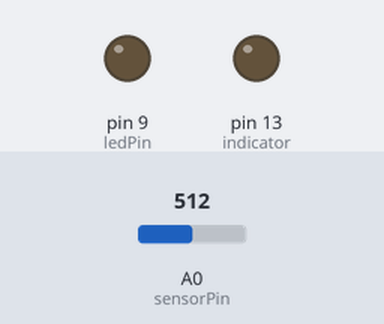
Simulated run of this sketch. Board: Arduino Uno, built with avr-gcc and run on an emulated ATmega328P. On the bench: output pins drawn as LEDs (lit = HIGH). The inputs (shaded band) are chosen by the test bench; at power-on: A0 (sensorPin) = 512.

Above: at 6.2 s.
6.3 s: A0 (sensorPin) set to 306
At 6.9 s:
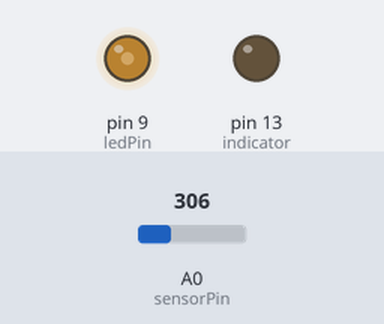
7.8 s: A0 (sensorPin) set to 170
At 9.0 s:
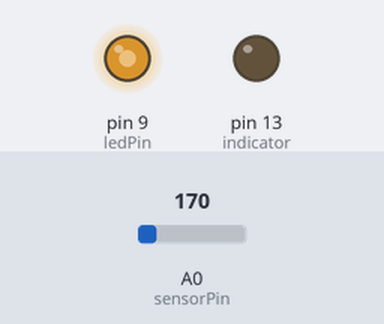
9.3 s: A0 (sensorPin) set to 122
At 10.3 s:
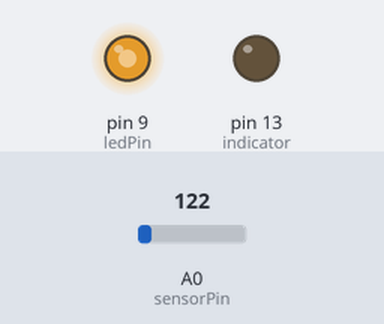
Timing chart, 0 to 12.3 s (numbered marks = the images above; inputs shaded):
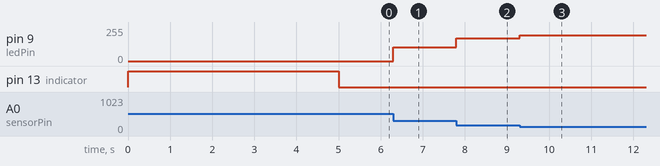

Measured:
- after the input at 6.3 s, pin 9 (ledPin): 0/255 → 102/255 at once
- after the input at 7.8 s, pin 9 (ledPin): 102/255 → 170/255 at once
- after the input at 9.3 s, pin 9 (ledPin): 170/255 → 194/255 at once

The sketch:

photo-calibration.ino
```cpp
/**
 * File              : photo-calibration.ino
 * Author            : Wayne Yeo [fishnsotong] <wwzyeo@gmail.com>
 * Date              : 2020-03-10T13:02:19+0800
 * Last Modified Date: 2020-03-10T17:46:16+0800
 * Last Modified By  : Wayne Yeo [fishnsotong] <wwzyeo@gmail.com>
 */

const int sensorPin = A0;
const int ledPin = 9;
const int indicator = 13;

int sensorValue = 0;
int sensorMin = 1023;
int sensorMax = 0;

void setup() {
  pinMode(ledPin, OUTPUT);
  pinMode(indicator, OUTPUT);
  digitalWrite(indicator, HIGH);

  while (millis() < 5000) {
    sensorValue = analogRead(sensorPin);

    if (sensorValue < sensorMax) {
      sensorMax = sensorValue;
    }

    if (sensorValue < sensorMin) {
      sensorMin = sensorValue;
    }
  }
  digitalWrite(indicator, LOW);
}

void loop() {
  sensorValue = analogRead(sensorPin);
  sensorValue = map(sensorValue, sensorMin, sensorMax, 0, 255);
  sensorValue = constrain(sensorValue, 0, 255);
  analogWrite(ledPin, sensorValue);
}
```

stable.cpp
```cpp
/**
 * File              : main.cpp
 * Author            : Wayne Yeo [fishnsotong] <wwzyeo@gmail.com>
 * Date              : 2020-02-24T15:12:24+0800
 * Last Modified Date: 2020-03-11T18:02:46+0800
 * Last Modified By  : Wayne Yeo [fishnsotong] <wwzyeo@gmail.com>
 */

#include <Arduino.h>
#include <Servo.h>
#include "Button.h"

Servo servoPbsAir;
Servo servoPbsToggle;
Servo servoImidAir;
Servo servoImidToggle;

int controls[] = {7, 6, 5};

int posPbsAir = 0;
int posPbsToggle = 90; // default CLOSED
int posImidAir = 90;
int posImidToggle = 45; // default CLOSED

int testLight = 13;

void resetSystem();
void blink();

void pbsDispense();
void pbsCollect();

void imidDispense();
void imidCollect();

// main outlet of the device
// open before each action and close after dispensing PBS
// 90-135 deg
void mainToggleOpen_PBS();
void mainToggleClose_PBS();

// open before each action and close after dispending Imid
// 0-135 deg
void mainToggleOpen_IMID();
void mainToggleClose_IMID();

// toggle to switch between PBS and imidazole action
void imidToggleOpen_HIGH();
void imidToggleOpen_LOW();
void imidToggleClose_HIGH();
void imidToggleClose_LOW();

void setup() {

  for (int a = 0; a < 3; a++) {
    pinMode(controls[a], INPUT);
  }

  servoPbsAir.attach(9);
  servoPbsToggle.attach(10);
  servoImidAir.attach(11);
  servoImidToggle.attach(3);

  pinMode(testLight, OUTPUT);
  digitalWrite(testLight, LOW);

  servoPbsToggle.write(posPbsToggle);
  servoImidToggle.write(posImidToggle);
  resetSystem();
}

void loop() {

  if (digitalRead(controls[0]) == HIGH) {

    digitalWrite(testLight, HIGH);
    pbsDispense();
    mainToggleOpen_PBS();

    delay(15000);

    mainToggleClose_PBS();
    pbsCollect();
    digitalWrite(testLight, LOW);

  } else if (digitalRead(controls[1]) == HIGH) {

    digitalWrite(testLight, HIGH);
    imidToggleClose_LOW();
    mainToggleOpen_IMID();
    imidDispense();

    delay(15000);

    mainToggleClose_IMID();
    digitalWrite(testLight, LOW);

  } else if (digitalRead(controls[2]) == HIGH) {

    digitalWrite(testLight, HIGH);
    imidToggleOpen_HIGH();
    imidCollect();

    delay(5000);

    imidToggleClose_HIGH();
    mainToggleOpen_IMID();
    imidDispense();

    delay(15000);

    mainToggleClose_IMID();
    mainToggleOpen_PBS();
    pbsDispense();

    delay(15000);

    mainToggleClose_PBS();
    pbsCollect();

    delay(5000);

    imidToggleOpen_LOW();
    imidCollect();

    delay(5000);

    digitalWrite(testLight, LOW);

  }
}

void resetSystem() {
  mainToggleClose_PBS();
  pbsCollect();
  delay(5000);
  imidToggleOpen_LOW();
  imidCollect();
  delay(5000);

  blink();
  blink();
  blink();
}

void blink() {
  digitalWrite(testLight, HIGH);
  delay(200);
  digitalWrite(testLight, LOW);
  delay(200);
}

void pbsDispense() {
  for (posPbsAir = 0; posPbsAir <= 90; posPbsAir += 1) {
      servoPbsAir.write(posPbsAir);
      delay(15);
    }
}

void pbsCollect() {
  for (posPbsAir = 90; posPbsAir >= 0; posPbsAir -= 1) {
      servoPbsAir.write(posPbsAir);
      delay(15);
    }
}

void imidDispense() {
  for (posImidAir = 90; posImidAir >= 0; posImidAir -= 1) {
      servoImidAir.write(posImidAir);
      delay(15);
    }
}

void imidCollect() {
  for (posImidAir = 0; posImidAir <= 90; posImidAir += 1) {
      servoImidAir.write(posImidAir);
      delay(15);
    }
}

void mainToggleOpen_PBS() {
  for (posPbsToggle = 135; posPbsToggle >= 90; posPbsToggle -= 1) {
      servoPbsToggle.write(posPbsToggle);
      delay(15);
  }
}

void mainToggleClose_PBS() {
  for (posPbsToggle = 90; posPbsToggle <= 135; posPbsToggle += 1) {
      servoPbsToggle.write(posPbsToggle);
      delay(15);
    }
}

void mainToggleOpen_IMID() {
  for (posPbsToggle = 135; posPbsToggle >= 0; posPbsToggle -= 1) {
      servoPbsToggle.write(posPbsToggle);
      delay(15);
    }
}

void mainToggleClose_IMID() {
  for (posPbsToggle = 0; posPbsToggle <= 135; posPbsToggle += 1) {
      servoPbsToggle.write(posPbsToggle);
      delay(15);
    }
}

void imidToggleOpen_LOW() {
  for (posImidToggle = 45; posImidToggle <= 90; posImidToggle += 1) {
    servoImidToggle.write(posImidToggle);
    delay(15);
  }
}

void imidToggleClose_LOW() {
  for (posImidToggle = 90; posImidToggle >= 45; posImidToggle -= 1) {
    servoImidToggle.write(posImidToggle);
    delay(15);
  }
}

void imidToggleOpen_HIGH() {
  for (posImidToggle = 45; posImidToggle <= 180; posImidToggle += 1) {
      servoImidToggle.write(posImidToggle);
      delay(15);
    }
}

void imidToggleClose_HIGH() {
  for (posImidToggle = 180; posImidToggle >= 45; posImidToggle -= 1) {
      servoImidToggle.write(posImidToggle);
      delay(15);
    }
}

/* TODO:
 * 1. For some reason, the reset button does not function correctly.
 *    Control 3 seems to work fine as a reset function, however.
 */
```

version-1.cpp
```cpp
/**
 * File              : working.cpp
 * Author            : Wayne Yeo [fishnsotong] <wwzyeo@gmail.com>
 * Date              : 2020-02-24T15:12:24+0800
 * Last Modified Date: 2020-03-03T19:26:29+0800
 * Last Modified By  : Wayne Yeo [fishnsotong] <wwzyeo@gmail.com>
 */
#include <Arduino.h>
#include <Servo.h>
#include "Button.h"

Servo servoPbsAir;
Servo servoPbsToggle;
Servo servoImidAir;
Servo servoImidToggle;

int controls[] = {7, 6, 5};

int posPbsAir = 0;    // immediately sucks Pbs up when turned on
int posPbsToggle = 135;
int posImidAir = 90; //immediately sucks Imid up when turned on
int posImidToggle = 90; // open to low conc Imid + Pbs when turned on

int testLight = 13;

void setup() {

  for (int a = 0; a < 3; a++) {
    pinMode(controls[a], INPUT);
  }

  servoPbsAir.attach(9);  // attaches the servo on pin 9 to the servo object
  servoPbsToggle.attach(10);
  servoImidAir.attach(11);
  servoImidToggle.attach(3);

  pinMode(testLight, OUTPUT);
  digitalWrite(testLight, LOW);

  servoPbsAir.write(posPbsAir);
}

void loop() {

  if (digitalRead(controls[0]) == HIGH) {
    digitalWrite(testLight, HIGH);

    // creating negative pressure in the well
    for (posPbsAir = 0; posPbsAir <= 90; posPbsAir += 1) {
      servoPbsAir.write(posPbsAir);
      delay(15);
    }
    for (posPbsToggle = 135; posPbsToggle >= 90; posPbsToggle -= 1) {
      servoPbsToggle.write(posPbsToggle);
      delay(15);
    }
    // yes, it takes that long to dispense through the column
    delay(15000);

    for (posPbsToggle = 90; posPbsToggle <= 135; posPbsToggle += 1) {
      servoPbsToggle.write(posPbsToggle);
      delay(15);
    }
    for (posPbsAir = 90; posPbsAir >= 0; posPbsAir -= 1) {
      servoPbsAir.write(posPbsAir);
      delay(15);
    }
    digitalWrite(testLight, LOW);

  } else if (digitalRead(controls[1]) == HIGH) {
    digitalWrite(testLight, HIGH);

    for (posImidToggle = 90; posImidToggle <= 135; posImidToggle += 1) {
      servoImidToggle.write(posImidToggle);
      delay(15);
    } // close the Imid valve

    for (posPbsToggle = 135; posPbsToggle >= 0; posPbsToggle -= 1) {
      servoPbsToggle.write(posPbsToggle);
      delay(15);
    } // open outlet

    for (posImidAir = 90; posImidAir >= 0; posImidAir -= 1) {
      servoImidAir.write(posImidAir);
      delay(15);
    } // dispense Imid.
    // yes, it takes that long to dispense through the column
    delay(15000);

    for (posPbsToggle = 0; posPbsToggle <= 135; posPbsToggle += 1) {
      servoPbsToggle.write(posPbsToggle);
      delay(15);
    } // close outlet

    digitalWrite(testLight, LOW);

  } else if (digitalRead(controls[2]) == HIGH) {
    digitalWrite(testLight, HIGH);

    for (posImidToggle = 135; posImidToggle <= 180; posImidToggle += 1) {
      servoImidToggle.write(posImidToggle);
      delay(15);
    } // open the Imid valve to high conc.

    for (posImidAir = 0; posImidAir <= 90; posImidAir += 1) {
      servoImidAir.write(posImidAir);
      delay(15);
    } // suck high conc Imid.

    delay(7500);

    for (posImidToggle = 180; posImidToggle >= 135; posImidToggle -= 1) {
      servoImidToggle.write(posImidToggle);
      delay(15);
    } // close the Imid valve

    for (posPbsToggle = 135; posPbsToggle >= 0; posPbsToggle -= 1) {
      servoPbsToggle.write(posPbsToggle);
      delay(15);
    } // open outlet

    for (posImidAir = 90; posImidAir >= 0; posImidAir -= 1) {
      servoImidAir.write(posImidAir);
      delay(15);
    } // dispense high conc Imid
    delay(15000);

    for (posPbsToggle = 0; posPbsToggle <= 90; posPbsToggle += 1) {
      servoPbsToggle.write(posPbsToggle);
      delay(15);
    } // open outlet to Pbs

    for (posPbsAir = 0; posPbsAir <= 90; posPbsAir += 1) {
      servoPbsAir.write(posPbsAir);
      delay(15); //dispense Pbs
    }

    // yes, it takes that long to dispense through the column
    delay(15000);

    for (posPbsToggle = 90; posPbsToggle <= 135; posPbsToggle += 1) {
      servoPbsToggle.write(posPbsToggle);
      delay(15);
    }
    for (posPbsAir = 90; posPbsAir >= 0; posPbsAir -= 1) {
      servoPbsAir.write(posPbsAir);
      delay(15); // reset PBS
    }

    for (posImidToggle = 45; posImidToggle <= 90; posImidToggle += 1) {
      servoImidToggle.write(posImidToggle);
      delay(15);
    }

    for (posPbsAir = 0; posPbsAir <= 90; posPbsAir += 1) {
      servoPbsAir.write(posPbsAir);
      delay(15); // suck low con imid
    }

    digitalWrite(testLight, LOW);

  }
}
/* TODO:
 * 1. elution (imidazole + PBS) presented backflow at 45 deg, try 135 deg?
 *
 * 2. reset of system somehow not automatic, and cannot happan at the same
 *    time. I suggest staggering it in void setup()
 *
 * 3. power supply: 12v and 5v from plug is unreliable, only laptops work.
 *    why? can try 9v from wall? or power banks.
 */
```
